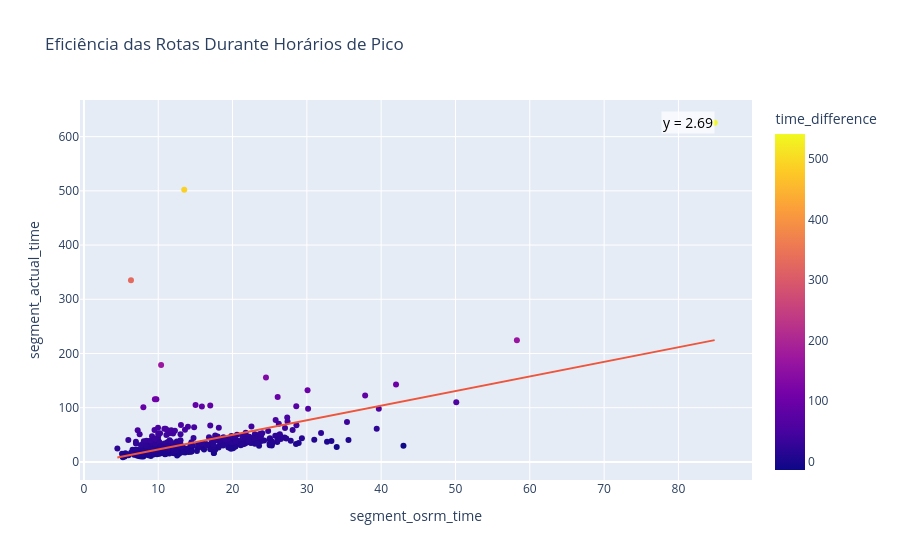

The notebook cell this image was saved under:
### Markdown cell above
Resumo:
Este código gera um gráfico interativo que ajuda a visualizar como o tempo real das viagens se relaciona com o tempo previsto pelo modelo OSRM durante os horários de pico. A cor dos pontos indica o atraso, facilitando a identificação de rotas com maior ineficiência.

### Code cell
import plotly.express as px
import statsmodels.api as sm

# Cria o gráfico de dispersão com linha de regressão
fig = px.scatter(route_efficiency_peak, 
                 x='segment_osrm_time', 
                 y='segment_actual_time', 
                 color='time_difference',
                 hover_name='source_name',
                 trendline='ols',
                 title='Eficiência das Rotas Durante Horários de Pico')

# Ajuste do modelo de regressão linear para obter os coeficientes
X = route_efficiency_peak['segment_osrm_time']
y = route_efficiency_peak['segment_actual_time']
X = sm.add_constant(X)  # Adiciona o intercepto
model = sm.OLS(y, X).fit()
intercept, slope = model.params

# Cria a equação da reta
equation = f'y = {slope:.2f}'

# Adiciona a equação no gráfico
fig.add_annotation(x=X['segment_osrm_time'].max(),
                   y=y.max(),
                   text=equation,
                   showarrow=False,
                   font=dict(size=14, color="black"),
                   bgcolor="rgba(255,255,255,0.7)",
                   xanchor="right")

# Exibe o gráfico interativo
fig.show()

### Figure 1 — Plotly figure (JSON) as saved in the notebook; plotly's stock layout.template omitted (floating-point values rounded to 4 significant figures; data arrays with more than 128 entries replaced by an {"elided": "..."} marker saying what was removed)
{"data": [{"hovertemplate": "<b>%{hovertext}</b><br><br>segment_osrm_time=%{x}<br>segment_actual_time=%{y}<br>time_difference=%{marker.color}<extra></extra>", "hovertext": {"elided": "414 str values"}, "legendgroup": "", "marker": {"color": {"elided": "414 float values"}, "coloraxis": "coloraxis", "symbol": "circle"}, "mode": "markers", "name": "", "orientation": "v", "showlegend": false, "type": "scatter", "x": {"elided": "414 float values"}, "xaxis": "x", "y": {"elided": "414 float values"}, "yaxis": "y"}, {"hovertemplate": "<b>OLS trendline</b><br>segment_actual_time = 2.69357 * segment_osrm_time + -3.93114<br>R<sup>2</sup>=0.235175<br><br>segment_osrm_time=%{x}<br>segment_actual_time=%{y} <b>(trend)</b><extra></extra>", "legendgroup": "", "marker": {"symbol": "circle"}, "mode": "lines", "name": "", "showlegend": false, "type": "scatter", "x": {"elided": "414 float values"}, "xaxis": "x", "y": {"elided": "414 float values"}, "yaxis": "y"}], "layout": {"annotations": [{"bgcolor": "rgba(255,255,255,0.7)", "font": {"color": "black", "size": 14}, "showarrow": false, "text": "y = 2.69", "x": 84.88, "xanchor": "right", "y": 625.6}], "coloraxis": {"colorbar": {"title": {"text": "time_difference"}}, "colorscale": [[0, "#0d0887"], [0.1111, "#46039f"], [0.2222, "#7201a8"], [0.3333, "#9c179e"], [0.4444, "#bd3786"], [0.5556, "#d8576b"], [0.6667, "#ed7953"], [0.7778, "#fb9f3a"], [0.8889, "#fdca26"], [1, "#f0f921"]]}, "legend": {"tracegroupgap": 0}, "title": {"text": "Eficiência das Rotas Durante Horários de Pico"}, "xaxis": {"anchor": "y", "domain": [0, 1], "title": {"text": "segment_osrm_time"}}, "yaxis": {"anchor": "x", "domain": [0, 1], "title": {"text": "segment_actual_time"}}}}
